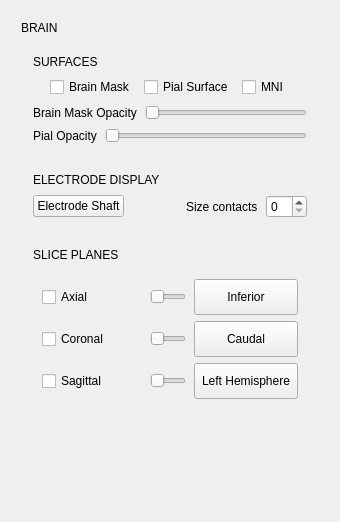
                                <widget class="QWidget" name="scrollAreaWidgetContents_4">
                                 <property name="geometry">
                                  <rect>
                                   <x>0</x>
                                   <y>0</y>
                                   <width>340</width>
                                   <height>522</height>
                                  </rect>
                                 </property>
                                 <layout class="QVBoxLayout" name="verticalLayout_48">
                                  <item>
                                   <layout class="QVBoxLayout" name="verticalLayout_47">
                                    <item>
                                     <widget class="QFrame" name="frame_24">
                                      <property name="frameShape">
                                       <enum>QFrame::Shape::NoFrame</enum>
                                      </property>
                                      <property name="frameShadow">
                                       <enum>QFrame::Shadow::Plain</enum>
                                      </property>
                                      <layout class="QVBoxLayout" name="verticalLayout_30">
                                       <property name="spacing">
                                        <number>10</number>
                                       </property>
                                       <property name="leftMargin">
                                        <number>10</number>
                                       </property>
                                       <property name="topMargin">
                                        <number>10</number>
                                       </property>
                                       <property name="rightMargin">
                                        <number>10</number>
                                       </property>
                                       <property name="bottomMargin">
                                        <number>10</number>
                                       </property>
                                       <item>
                                        <widget class="QLabel" name="label_22">
                                         <property name="text">
                                          <string>BRAIN</string>
                                         </property>
                                        </widget>
                                       </item>
                                       <item>
                                        <widget class="QFrame" name="card3DSurfaces">
                                         <property name="frameShape">
                                          <enum>QFrame::Shape::NoFrame</enum>
                                         </property>
                                         <layout class="QVBoxLayout" name="card3DSurfacesLayout">
                                          <property name="spacing">
                                           <number>8</number>
                                          </property>
                                          <property name="leftMargin">
                                           <number>12</number>
                                          </property>
                                          <property name="topMargin">
                                           <number>10</number>
                                          </property>
                                          <property name="rightMargin">
                                           <number>12</number>
                                          </property>
                                          <property name="bottomMargin">
                                           <number>10</number>
                                          </property>
                                          <item>
                                           <widget class="QLabel" name="lbl3DSurfacesCard">
                                            <property name="text">
                                             <string>SURFACES</string>
                                            </property>
                                           </widget>
                                          </item>
                                          <item>
                                           <layout class="QHBoxLayout" name="horizontalLayout_49">
                                            <item>
                                             <spacer name="horizontalSpacer_34">
                                              <property name="orientation">
                                               <enum>Qt::Orientation::Horizontal</enum>
                                              </property>
                                              <property name="sizeHint" stdset="0">
                                               <size>
                                                <width>40</width>
                                                <height>20</height>
                                               </size>
                                              </property>
                                             </spacer>
                                            </item>
                                            <item>
                                             <widget class="QCheckBox" name="chk_3d_showBrainmask">
                                              <property name="text">
                                               <string>Brain Mask</string>
                                              </property>
                                             </widget>
                                            </item>
                                            <item>
                                             <widget class="QCheckBox" name="chk_3d_showPialsurface">
                                              <property name="text">
                                               <string>Pial Surface</string>
                                              </property>
                                             </widget>
                                            </item>
                                            <item>
                                             <widget class="QCheckBox" name="chk_3d_showMNIAtlas">
                                              <property name="text">
                                               <string>MNI</string>
                                              </property>
                                             </widget>
                                            </item>
                                            <item>
                                             <spacer name="horizontalSpacer_35">
                                              <property name="orientation">
                                               <enum>Qt::Orientation::Horizontal</enum>
                                              </property>
                                              <property name="sizeHint" stdset="0">
                                               <size>
                                                <width>40</width>
                                                <height>20</height>
                                               </size>
                                              </property>
                                             </spacer>
                                            </item>
                                           </layout>
                                          </item>
                                          <item>
                                           <layout class="QHBoxLayout" name="horizontalLayout_48">
                                            <property name="spacing">
                                             <number>8</number>
                                            </property>
                                            <item>
                                             <widget class="QLabel" name="label_27">
                                              <property name="text">
                                               <string>Brain Mask Opacity</string>
                                              </property>
                                             </widget>
                                            </item>
                                            <item>
                                             <widget class="QSlider" name="sld_3d_brainMaskOpacity">
                                              <property name="orientation">
                                               <enum>Qt::Orientation::Horizontal</enum>
                                              </property>
                                             </widget>
                                            </item>
                                           </layout>
                                          </item>
                                          <item>
                                           <layout class="QHBoxLayout" name="horizontalLayout_55">
                                            <property name="spacing">
                                             <number>8</number>
                                            </property>
                                            <item>
                                             <widget class="QLabel" name="label_30">
                                              <property name="text">
                                               <string>Pial Opacity</string>
                                              </property>
                                             </widget>
                                            </item>
                                            <item>
                                             <widget class="QSlider" name="sld_3d_PialOpacity">
                                              <property name="orientation">
                                               <enum>Qt::Orientation::Horizontal</enum>
                                              </property>
                                             </widget>
                                            </item>
                                           </layout>
                                          </item>
                                         </layout>
                                        </widget>
                                       </item>
                                       <item>
                                        <widget class="QFrame" name="card3DElectrodes">
                                         <property name="frameShape">
                                          <enum>QFrame::Shape::NoFrame</enum>
                                         </property>
                                         <layout class="QVBoxLayout" name="card3DElectrodesLayout">
                                          <property name="spacing">
                                           <number>8</number>
                                          </property>
                                          <property name="leftMargin">
                                           <number>12</number>
                                          </property>
                                          <property name="topMargin">
                                           <number>10</number>
                                          </property>
                                          <property name="rightMargin">
                                           <number>12</number>
                                          </property>
                                          <property name="bottomMargin">
                                           <number>10</number>
                                          </property>
                                          <item>
                                           <widget class="QLabel" name="lbl3DElectrodesCard">
                                            <property name="text">
                                             <string>ELECTRODE DISPLAY</string>
                                            </property>
                                           </widget>
                                          </item>
                                          <item>
                                           <layout class="QVBoxLayout" name="verticalLayout_39">
                                            <item>
                                             <layout class="QHBoxLayout" name="horizontalLayout_62">
                                              <property name="spacing">
                                               <number>8</number>
                                              </property>
                                              <item>
                                               <widget class="QPushButton" name="btn_3d_elecShaft">
                                                <property name="text">
                                                 <string>Electrode Shaft</string>
                                                </property>
                                               </widget>
                                              </item>
                                              <item>
                                               <spacer name="horizontalSpacer_11">
                                                <property name="orientation">
                                                 <enum>Qt::Orientation::Horizontal</enum>
                                                </property>
                                                <property name="sizeHint" stdset="0">
                                                 <size>
                                                  <width>40</width>
                                                  <height>20</height>
                                                 </size>
                                                </property>
                                               </spacer>
                                              </item>
                                              <item>
                                               <widget class="QLabel" name="label_36">
                                                <property name="text">
                                                 <string>Size contacts</string>
                                                </property>
                                               </widget>
                                              </item>
                                              <item>
                                               <widget class="QSpinBox" name="spinBox_3d_sizeContacts"/>
                                              </item>
                                             </layout>
                                            </item>
                                           </layout>
                                          </item>
                                         </layout>
                                        </widget>
                                       </item>
                                       <item>
                                        <widget class="QFrame" name="card3DSlices">
                                         <property name="frameShape">
                                          <enum>QFrame::Shape::NoFrame</enum>
                                         </property>
                                         <layout class="QVBoxLayout" name="card3DSlicesLayout">
                                          <property name="spacing">
                                           <number>8</number>
                                          </property>
                                          <property name="leftMargin">
                                           <number>12</number>
                                          </property>
                                          <property name="topMargin">
                                           <number>10</number>
                                          </property>
                                          <property name="rightMargin">
                                           <number>12</number>
                                          </property>
                                          <property name="bottomMargin">
                                           <number>10</number>
                                          </property>
                                          <item>
                                           <widget class="QLabel" name="lbl3DSlicesCard">
                                            <property name="text">
                                             <string>SLICE PLANES</string>
                                            </property>
                                           </widget>
                                          </item>
                                          <item>
                                           <layout class="QVBoxLayout" name="verticalLayout_43">
                                            <item>
                                             <widget class="QFrame" name="frame_2">
                                              <property name="frameShape">
                                               <enum>QFrame::Shape::NoFrame</enum>
                                              </property>
                                              <property name="frameShadow">
                                               <enum>QFrame::Shadow::Plain</enum>
                                              </property>
                                              <layout class="QVBoxLayout" name="verticalLayout_44">
                                               <item>
                                                <layout class="QHBoxLayout" name="horizontalLayout_68">
                                                 <property name="spacing">
                                                  <number>8</number>
                                                 </property>
                                                 <item>
                                                  <widget class="QCheckBox" name="chk_3d_showAxialPlane">
                                                   <property name="minimumSize">
                                                    <size>
                                                     <width>100</width>
                                                     <height>0</height>
                                                    </size>
                                                   </property>
                                                   <property name="maximumSize">
                                                    <size>
                                                     <width>100</width>
                                                     <height>16777215</height>
                                                    </size>
                                                   </property>
                                                   <property name="text">
                                                    <string>Axial</string>
                                                   </property>
                                                  </widget>
                                                 </item>
                                                 <item>
                                                  <widget class="QSlider" name="sld_3d_axialPlane">
                                                   <property name="orientation">
                                                    <enum>Qt::Orientation::Horizontal</enum>
                                                   </property>
                                                  </widget>
                                                 </item>
                                                 <item>
                                                  <widget class="QPushButton" name="btn_3d_StartInf">
                                                   <property name="minimumSize">
                                                    <size>
                                                     <width>104</width>
                                                     <height>36</height>
                                                    </size>
                                                   </property>
                                                   <property name="text">
                                                    <string>Inferior</string>
                                                   </property>
                                                  </widget>
                                                 </item>
                                                </layout>
                                               </item>
                                               <item>
                                                <layout class="QHBoxLayout" name="horizontalLayout_69">
                                                 <property name="spacing">
                                                  <number>8</number>
                                                 </property>
                                                 <item>
                                                  <widget class="QCheckBox" name="chk_3d_showCoronalPlane">
                                                   <property name="minimumSize">
                                                    <size>
                                                     <width>100</width>
                                                     <height>0</height>
                                                    </size>
                                                   </property>
                                                   <property name="maximumSize">
                                                    <size>
                                                     <width>100</width>
                                                     <height>16777215</height>
                                                    </size>
                                                   </property>
                                                   <property name="text">
                                                    <string>Coronal</string>
                                                   </property>
                                                  </widget>
                                                 </item>
                                                 <item>
                                                  <widget class="QSlider" name="sld_3d_coronalPlane">
                                                   <property name="orientation">
                                                    <enum>Qt::Orientation::Horizontal</enum>
                                                   </property>
                                                  </widget>
                                                 </item>
                                                 <item>
                                                  <widget class="QPushButton" name="btn_3d_StartCaudal">
                                                   <property name="minimumSize">
                                                    <size>
                                                     <width>104</width>
                                                     <height>36</height>
                                                    </size>
                                                   </property>
                                                   <property name="text">
                                                    <string>Caudal</string>
                                                   </property>
                                                  </widget>
                                                 </item>
                                                </layout>
                                               </item>
                                               <item>
                                                <layout class="QHBoxLayout" name="horizontalLayout_70">
                                                 <property name="spacing">
                                                  <number>8</number>
                                                 </property>
                                                 <item>
                                                  <widget class="QCheckBox" name="chk_3d_showSagittalPlane">
                                                   <property name="minimumSize">
                                                    <size>
                                                     <width>100</width>
                                                     <height>0</height>
                                                    </size>
                                                   </property>
                                                   <property name="maximumSize">
                                                    <size>
                                                     <width>100</width>
                                                     <height>16777215</height>
                                                    </size>
                                                   </property>
                                                   <property name="text">
                                                    <string>Sagittal</string>
                                                   </property>
                                                  </widget>
                                                 </item>
                                                 <item>
                                                  <widget class="QSlider" name="sld_3d_sagittalPlane">
                                                   <property name="orientation">
                                                    <enum>Qt::Orientation::Horizontal</enum>
                                                   </property>
                                                  </widget>
                                                 </item>
                                                 <item>
                                                  <widget class="QPushButton" name="btn_3d_StartLH">
                                                   <property name="minimumSize">
                                                    <size>
                                                     <width>104</width>
                                                     <height>36</height>
                                                    </size>
                                                   </property>
                                                   <property name="text">
                                                    <string>Left Hemisphere</string>
                                                   </property>
                                                  </widget>
                                                 </item>
                                                </layout>
                                               </item>
                                              </layout>
                                             </widget>
                                            </item>
                                           </layout>
                                          </item>
                                         </layout>
                                        </widget>
                                       </item>
                                       <item>
                                        <spacer name="spacer3DLeftBottom">
                                         <property name="orientation">
                                          <enum>Qt::Orientation::Vertical</enum>
                                         </property>
                                         <property name="sizeType">
                                          <enum>QSizePolicy::Policy::Expanding</enum>
                                         </property>
                                         <property name="sizeHint" stdset="0">
                                          <size>
                                           <width>20</width>
                                           <height>20</height>
                                          </size>
                                         </property>
                                        </spacer>
                                       </item>
                                      </layout>
                                     </widget>
                                    </item>
                                   </layout>
                                  </item>
                                 </layout>
                                </widget>
